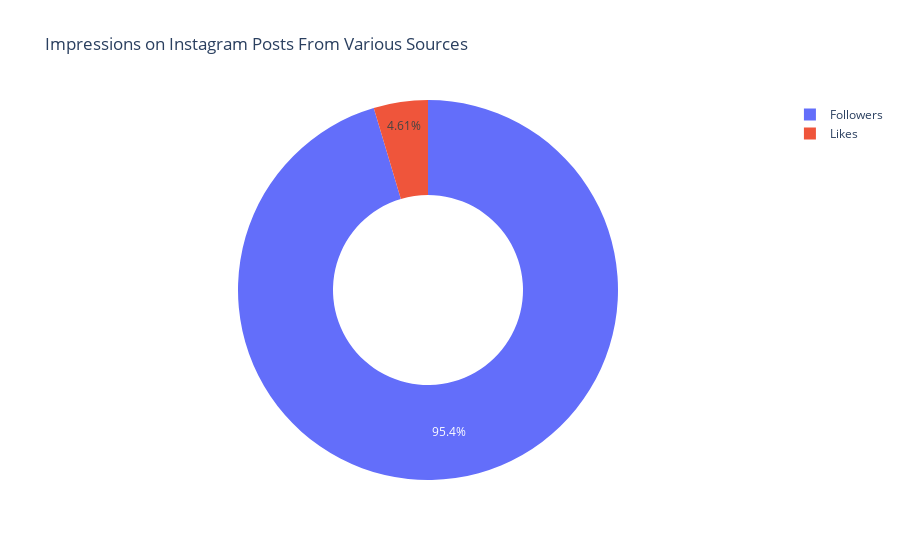

Notebook cell for this chart:
### Code cell
## Relation between Likes and Followers

followers = data["Followers"].sum()
likes = data["Likes"].sum()

labels = ['Followers', 'Likes']
values = [followers, likes]

fig = px.pie(data, values=values, names=labels,
             title='Impressions on Instagram Posts From Various Sources', hole=0.5)
fig.show()

### Figure 1 — Plotly figure (JSON) as saved in the notebook; plotly's stock layout.template omitted (floating-point values rounded to 4 significant figures)
{"data": [{"domain": {"x": [0, 1], "y": [0, 1]}, "hole": 0.5, "hovertemplate": "label=%{label}<br>value=%{value}<extra></extra>", "labels": ["Followers", "Likes"], "legendgroup": "", "name": "", "showlegend": true, "type": "pie", "values": [96196, 4648]}], "layout": {"legend": {"tracegroupgap": 0}, "title": {"text": "Impressions on Instagram Posts From Various Sources"}}}
